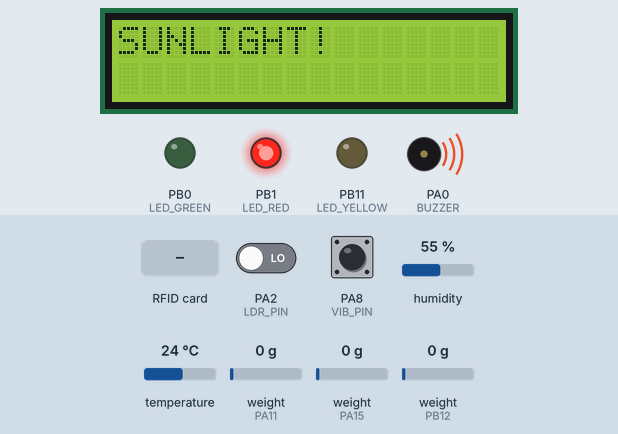
Simulated run of this sketch. Board: STM32 Blue Pill. Parts: 16×2 character LCD, output pins drawn as LEDs (lit = HIGH), buzzer (waves = sounding, pin HIGH). The inputs (shaded band) are chosen by the test bench; at power-on: PA2 (LDR_PIN) LOW, weight on the scale (sensors on PA15, PA11, PB12) 0 g, humidity 55 %, PA8 (VIB_PIN) HIGH, temperature 24 °C.

Above: at 8.4 s.
8.5 s: PA2 (LDR_PIN) driven HIGH
At 12.0 s:
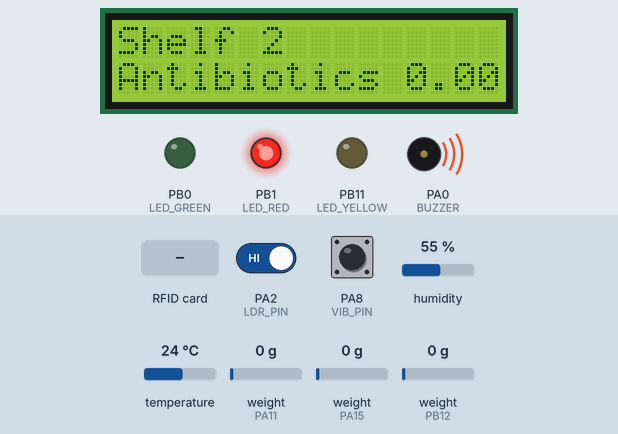
20.1 s: RFID card D4 55 5A 06 held to the reader
At 21.4 s:
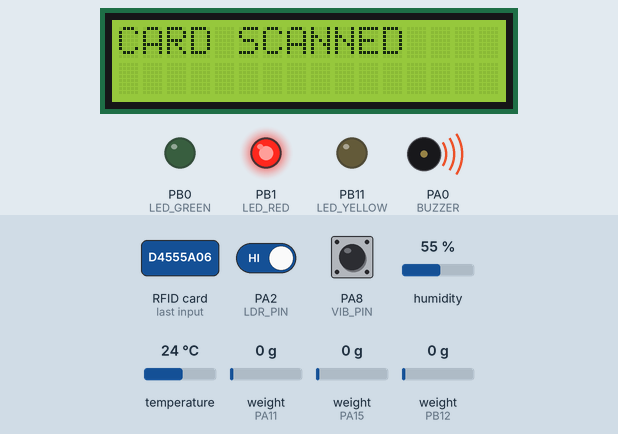
24.7 s: weight on the scale (sensor on PA15) set to 19 g
At 30.9 s:
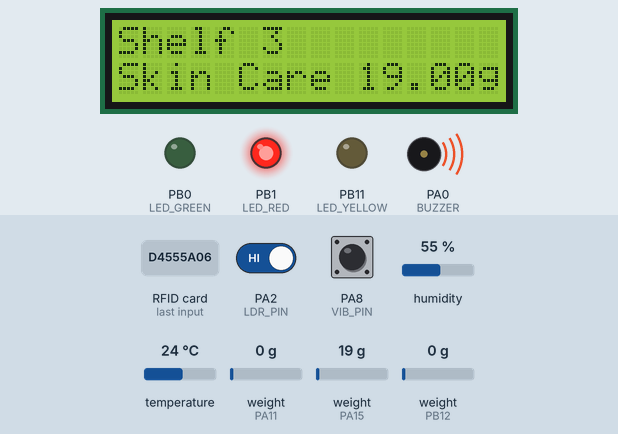
31.9 s: weight on the scale (sensor on PA15) set to 22 g
At 40.6 s:
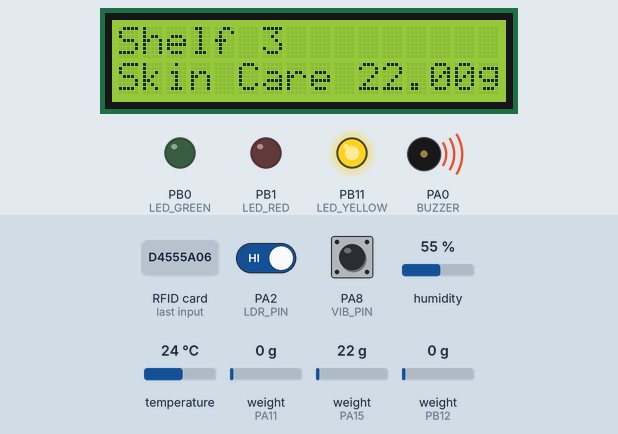
43.5 s: humidity set to 69 %
46.9 s: humidity set to 72 %
At 51.3 s:
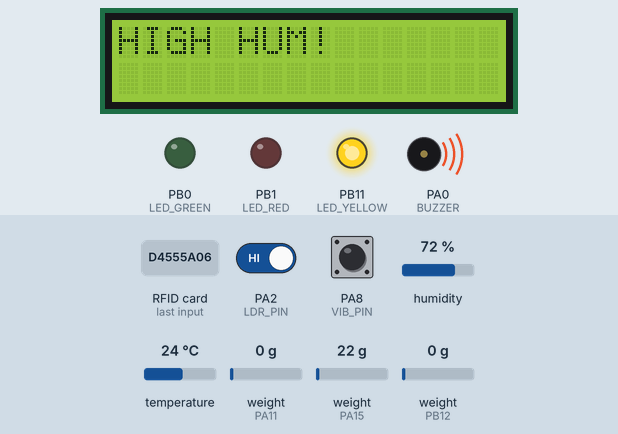
Timing chart, 0 to 52.0 s (numbered marks = the images above; inputs shaded):
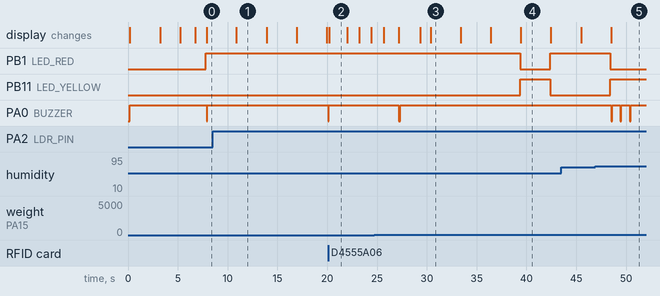

The sketch:

shelf_mind.ino
```cpp
#include <Wire.h>
#include <LiquidCrystal_I2C.h>
#include <DHT.h>
#include <SPI.h>
#include <MFRC522.h>
#include "HX711.h"

LiquidCrystal_I2C lcd(0x27, 16, 2);

// ================= DHT11 =================
#define DHTPIN  PA1
#define DHTTYPE DHT11
DHT dht(DHTPIN, DHTTYPE);

// ================= RFID RC522 =================
#define SS_PIN  PA4
#define RST_PIN PA3
MFRC522 mfrc522(SS_PIN, RST_PIN);

// ================= Sensors =================
#define LDR_PIN PA2
#define VIB_PIN PA8
#define BUZZER  PA0

// ================= LEDs =================
#define LED_GREEN  PB0    // Normal
#define LED_YELLOW PB11   // Warning
#define LED_RED    PB1    // Alert

// ================= Load Cells (HX711) =================
HX711 scale1, scale2, scale3;

#define DT1  PA11
#define SCK1 PA12

#define DT2  PB12
#define SCK2 PB13

#define DT3  PA15   // حسب السلايد
#define SCK3 PB3    // حسب السلايد

float cal = 1700;

// ================= Products =================
String products[3] = {"Vitamin C", "Antibiotics", "Skin Care"};

// ================= Loop control =================
int shelfIndex = 0;
unsigned long lastShelfTime = 0;
const unsigned long shelfDisplayDuration = 3000;  // 3 ثواني لكل رف

// ================= Functions =================
void beep(int t){
  digitalWrite(BUZZER, LOW);
  delay(t);
  digitalWrite(BUZZER, HIGH);
}

float readWeight(HX711 &scale){
  float w = scale.get_units(10);
  if (w < 5) w = 0;
  return w;
}

void controlLED(float w){
  digitalWrite(LED_GREEN,  LOW);
  digitalWrite(LED_YELLOW, LOW);
  digitalWrite(LED_RED,    LOW);

  if (w > 200)      digitalWrite(LED_GREEN,  HIGH);
  else if (w > 20)  digitalWrite(LED_YELLOW, HIGH);
  else              digitalWrite(LED_RED,    HIGH);
}

String getUID(byte *uid, byte size) {
  String s = "";
  for (byte i = 0; i < size; i++) {
    if (uid[i] < 0x10) s += "0";
    s += String(uid[i], HEX);
  }
  s.toUpperCase();
  return s;
}

// ================= Setup =================
void setup() {
  Wire.begin(PB7, PB6);

  lcd.init();
  delay(100);
  lcd.backlight();
  lcd.clear();

  dht.begin();

  pinMode(LDR_PIN, INPUT);
  pinMode(VIB_PIN, INPUT);
  pinMode(BUZZER,  OUTPUT);
  digitalWrite(BUZZER, HIGH);

  pinMode(LED_GREEN,  OUTPUT);
  pinMode(LED_YELLOW, OUTPUT);
  pinMode(LED_RED,    OUTPUT);

  SPI.begin();
  mfrc522.PCD_Init();

  scale1.begin(DT1, SCK1);
  scale2.begin(DT2, SCK2);
  scale3.begin(DT3, SCK3);

  scale1.set_scale(cal); scale1.tare();
  scale2.set_scale(cal); scale2.tare();
  scale3.set_scale(cal); scale3.tare();

  lcd.setCursor(0, 0);
  lcd.print("   Welcome In   ");
  lcd.setCursor(0, 1);
  lcd.print("   Shelf Mind   ");
  delay(2000);
  lcd.clear();

  lcd.print("  System Ready  ");
  delay(1500);
  lcd.clear();
}

// ================= LOOP =================
void loop() {

  // ================= RFID =================
  if (mfrc522.PICC_IsNewCardPresent() && mfrc522.PICC_ReadCardSerial()) {

    beep(60);

    lcd.clear();
    lcd.setCursor(0, 0);
    lcd.print("CARD SCANNED");
    delay(800);

    String uid = getUID(mfrc522.uid.uidByte, mfrc522.uid.size);

    int shelf = -1;

    if (uid == "D4555A06") shelf = 0;
    if (uid == "9354AAD9") shelf = 1;
    if (uid == "1A216F06") shelf = 2;

    if (shelf != -1) {

      float weight = 0;

      if (shelf == 0) weight = readWeight(scale1);
      if (shelf == 1) weight = readWeight(scale2);
      if (shelf == 2) weight = readWeight(scale3);

      float t2 = dht.readTemperature();
      float h2 = dht.readHumidity();

      lcd.clear();
      lcd.setCursor(0, 0);
      lcd.print("SHELF ");
      lcd.print(shelf + 1);
      delay(1200);

      lcd.clear();
      lcd.setCursor(0, 0);
      lcd.print(products[shelf]);
      delay(1200);

      lcd.clear();
      lcd.setCursor(0, 0);
      lcd.print("W:");
      lcd.print(weight);
      delay(1200);

      lcd.clear();
      lcd.setCursor(0, 0);
      lcd.print("T:");
      lcd.print(t2);
      lcd.setCursor(0, 1);
      lcd.print("H:");
      lcd.print(h2);
      delay(1500);

      bool ok = (weight >= 20 &&
                 t2 <= 40.0 &&
                 h2 <= 70.0 &&
                 digitalRead(LDR_PIN) != LOW);

      lcd.clear();

      if (ok) {
        lcd.print("PRODUCT OK");
      } else {
        lcd.print("PRODUCT ERROR");
        beep(150);
      }

      delay(2000);
      lcd.clear();
    }

    mfrc522.PICC_HaltA();
  }

  // ================= Shelf Loop =================
  if (millis() - lastShelfTime > shelfDisplayDuration) {

    lastShelfTime = millis();

    int currentShelf = shelfIndex;

    float weight = 0;

    if (currentShelf == 0) weight = readWeight(scale1);
    if (currentShelf == 1) weight = readWeight(scale2);
    if (currentShelf == 2) weight = readWeight(scale3);

    controlLED(weight);

    lcd.setCursor(0, 0);
    lcd.print("                ");
    lcd.setCursor(0, 1);
    lcd.print("                ");

    lcd.setCursor(0, 0);
    lcd.print("Shelf ");
    lcd.print(currentShelf + 1);

    lcd.setCursor(0, 1);
    lcd.print(products[currentShelf]);
    lcd.print(" ");
    lcd.print(weight);
    lcd.print("g");

    shelfIndex++;
    if (shelfIndex > 2) shelfIndex = 0;
  }

  // ================= Monitoring =================
  float t = dht.readTemperature();
  float h = dht.readHumidity();
  bool light = digitalRead(LDR_PIN);
  bool vib   = digitalRead(VIB_PIN);

  if (vib == LOW || t > 40.0 || h > 70.0 || light == LOW) {

    lcd.clear();

    if (vib == LOW) {
      lcd.setCursor(0, 0);
      lcd.print("VIBRATION!");
      beep(100);
    }

    if (t > 40.0) {
      lcd.setCursor(0, 0);
      lcd.print("HIGH TEMP!");
      beep(100);
    }

    if (h > 70.0) {
      lcd.setCursor(0, 0);
      lcd.print("HIGH HUM!");
      beep(100);
    }

    if (light == LOW) {
      lcd.setCursor(0, 0);
      lcd.print("SUNLIGHT!");
      beep(100);
    }

    delay(800);
  }
}
```

Measured:
- the behaviour switches between 20 and 21 g on weight on the scale (sensor on PA15) (found by bisection; images 3 and 4)
- the behaviour switches between 70 and 71 % on humidity (found by bisection; images 4 and 5)
- after the input at 8.5 s, PA0 (BUZZER): stops changing and stays HIGH; the display: changes after 2.4 s (image 1)
- after the input at 20.1 s, PA0 (BUZZER): HIGH → LOW at once, → HIGH 0.06 s later; the display: changes after 0.09 s (image 2)
- after the input at 31.9 s, PB1 (LED_RED): HIGH → LOW after 7.5 s, → HIGH 3.0 s later; PB11 (LED_YELLOW): LOW → HIGH after 7.5 s, → LOW 3.0 s later
- after the input at 46.9 s, PB1 (LED_RED): goes on until 48.4 s, then stays LOW; PB11 (LED_YELLOW): goes on until 48.4 s, then stays HIGH; PA0 (BUZZER): alternates HIGH for 0.84 s and LOW for 0.10 s, starting after 1.6 s; the display: changes after 1.6 s (image 5)
- what the display in image 1 shows lasts 3.0 s, from 10.9 s to 13.9 s
